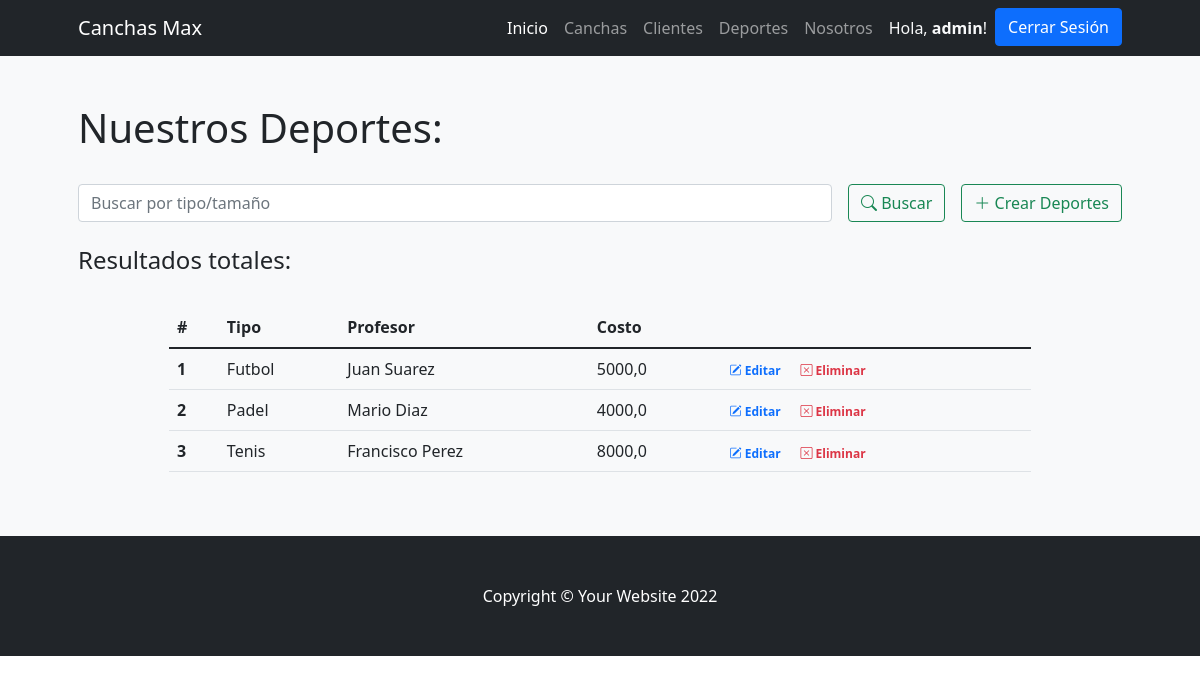
/entregableapp/deportes (signed in), run on an earlier commit of the app's database.
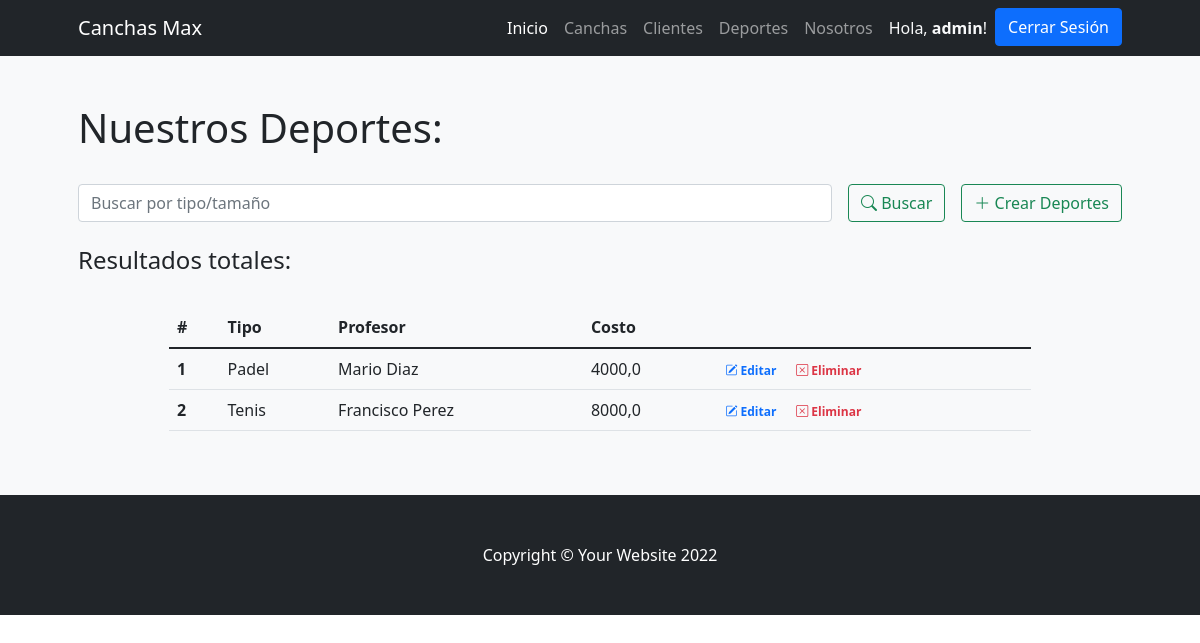
And on a later commit of the database.
### Entregable1App/models.py (models this page shows)
class Deporte(models.Model):
    tipo = models.CharField(max_length=30)
    profesor = models.CharField(max_length=30)
    costo = models.FloatField()

### Entregable1App/views.py (the view)
# urls.py: path('deportes', deportes, name="deportes"),
def deportes(request):
    if request.method == "POST":
        search = request.POST["search"]
        if search != "":
            deportes = Deporte.objects.filter( Q(tipo__icontains=search) | Q(costo__icontains=search) ).values()
            return render(request,"Entregable1App/deportes.html",{"deportes":deportes, "search":True, "busqueda":search})
    deportes = Deporte.objects.all()
    return render(request,"Entregable1App/deportes.html",{"deportes":deportes, "search":False})

### Entregable1App/templates/Entregable1App/deportes.html (shortened to what this page needs)
{% extends 'Entregable1App/base.html' %}
{% block contenidopagina %}
<section class="bg-light py-5">
    <div class="container px-5">
        <h1>Nuestros Deportes:</h1>
        <br>
        <div class="row gx-5 justify-content-center">
            <div class="col-lg-12">
                <form class="d-flex my-2 my-lg-0" action="" method="post">
                    <input class="flex-grow-0 form-control mr-sm-2" type="search" name="search" placeholder="Buscar por tipo/tamaño" aria-label="Search">
                    <button class="btn btn-outline-success text-nowrap ms-3 my-2 my-sm-0" type="submit"> <i class="bi bi-search"></i> Buscar</button>
                    <a class="btn btn-outline-success text-nowrap ms-3 my-2 my-sm-0" href="{% url 'crear_deportes' %}"> <i class="bi bi-plus-lg"></i> Crear Deportes</a>
                </form>
            </div>
        </div>
        <br>
        <h4>Resultados
            {% if search %}
                para "{{busqueda}}":
            {% else %}
                totales:
            {% endif %}
        </h4>
        <br>
        <div class="row gx-5 justify-content-center">
            <div class="col-lg-10 table-responsive">
                <table class="table table-theme">
                    <thead>
                        <tr>
                            <th scope="col">#</th>
                            <th scope="col">Tipo</th>
                            <th scope="col">Profesor</th>
                            <th scope="col">Costo</th>
                        </tr>
                    </thead>
                    <tbody>
                        {% for deporte in deportes %}
                            <tr>
                                <th scope="row">{{forloop.counter}}</th>
                                <td>{{deporte.tipo}}</td>
                                <td>{{deporte.profesor}}</td>
                                <td>{{deporte.costo}}</td>
                                <td>
                                    <a href="{% url 'editar_deporte' deporte.id %}" class="text-primary badge badge-primary text-decoration-none"> <i class="bi bi-pencil-square"></i> Editar</a>
                                    <a href="{% url 'eliminar_deporte' deporte.id %}" class="text-danger badge badge-danger text-decoration-none"> <i class="bi bi-x-square"></i> Eliminar</a>
                                </td>
                            </tr>
                        {% endfor %}
                    </tbody>
                </table>
            </div>
        </div>
    </div>
</section>
{% endblock %}

What changed in the data, as far as the page shows it:
removed Deporte: tipo "Futbol", profesor "Juan Suarez", costo "5000,0"
